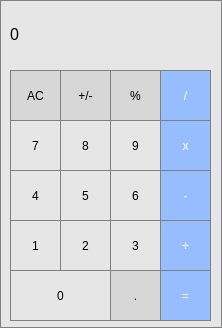
<?xml version="1.0" encoding="UTF-8"?>
<ui version="4.0">
 <class>Calculator</class>
 <widget class="QMainWindow" name="Calculator">
  <property name="geometry">
   <rect>
    <x>0</x>
    <y>0</y>
    <width>222</width>
    <height>328</height>
   </rect>
  </property>
  <property name="windowTitle">
   <string>Calculator</string>
  </property>
  <property name="styleSheet">
   <string notr="true">QMainWindow {
  background-color: rgb(230, 230, 230);
  color: white; 
  border: 1px solid gray;
}</string>
  </property>
  <widget class="QWidget" name="centralWidget">
   <widget class="QPushButton" name="Button_clear">
    <property name="geometry">
     <rect>
      <x>10</x>
      <y>70</y>
      <width>51</width>
      <height>51</height>
     </rect>
    </property>
    <property name="styleSheet">
     <string notr="true">QPushButton {
  background-color: rgb(215, 215, 215);
  border: 1px solid gray;
}
QPushButton:pressed {
    background-color: qlineargradient(x1: 0, y1: 0, x2: 0, y2: 1,
                                      stop: 0 #BEBEBE, stop: 1 #D7D7D7);
}</string>
    </property>
    <property name="text">
     <string>AC</string>
    </property>
   </widget>
   <widget class="QLabel" name="result">
    <property name="geometry">
     <rect>
      <x>10</x>
      <y>9</y>
      <width>201</width>
      <height>51</height>
     </rect>
    </property>
    <property name="font">
     <font>
      <pointsize>12</pointsize>
     </font>
    </property>
    <property name="styleSheet">
     <string notr="true">QLabel {
 background-color: rgb(250, 250, 255);
  qproperty-alignment: 'AlignVCenter | AlignRight';
  border: 1px solid gray;
}

background-color : white;</string>
    </property>
    <property name="text">
     <string>0</string>
    </property>
   </widget>
   <widget class="QPushButton" name="Button_neg">
    <property name="geometry">
     <rect>
      <x>60</x>
      <y>70</y>
      <width>51</width>
      <height>51</height>
     </rect>
    </property>
    <property name="styleSheet">
     <string notr="true">QPushButton {
  background-color: rgb(215, 215, 215);
  border: 1px solid gray;
}
QPushButton:pressed {
    background-color: qlineargradient(x1: 0, y1: 0, x2: 0, y2: 1,
                                      stop: 0 #BEBEBE, stop: 1 #D7D7D7);
}</string>
    </property>
    <property name="text">
     <string>+/-</string>
    </property>
   </widget>
   <widget class="QPushButton" name="Button_div">
    <property name="geometry">
     <rect>
      <x>160</x>
      <y>70</y>
      <width>51</width>
      <height>51</height>
     </rect>
    </property>
    <property name="styleSheet">
     <string notr="true">QPushButton {
  background-color: rgb(150, 190, 255);
  color: white; 
  border: 1px solid gray;
}

QPushButton:pressed {
    background-color: qlineargradient(x1: 0, y1: 0, x2: 0, y2: 1,
                                      stop: 0 #FF7832, stop: 1 #FF9739);
}</string>
    </property>
    <property name="text">
     <string>/</string>
    </property>
   </widget>
   <widget class="QPushButton" name="Button_perc">
    <property name="geometry">
     <rect>
      <x>110</x>
      <y>70</y>
      <width>51</width>
      <height>51</height>
     </rect>
    </property>
    <property name="styleSheet">
     <string notr="true">QPushButton {
  background-color: rgb(215, 215, 215);
  border: 1px solid gray;
}
QPushButton:pressed {
    background-color: qlineargradient(x1: 0, y1: 0, x2: 0, y2: 1,
                                      stop: 0 #BEBEBE, stop: 1 #D7D7D7);
}</string>
    </property>
    <property name="text">
     <string>%</string>
    </property>
   </widget>
   <widget class="QPushButton" name="Button_9">
    <property name="geometry">
     <rect>
      <x>110</x>
      <y>120</y>
      <width>51</width>
      <height>51</height>
     </rect>
    </property>
    <property name="styleSheet">
     <string notr="true">QPushButton {
background-color: rgb(230, 230, 230);
   border: 1px solid gray;
}
QPushButton:pressed {
    background-color: qlineargradient(x1: 0, y1: 0, x2: 0, y2: 1,
                                      stop: 0 #dadbde, stop: 1 #f6f7fa);
}</string>
    </property>
    <property name="text">
     <string>9</string>
    </property>
   </widget>
   <widget class="QPushButton" name="Button_8">
    <property name="geometry">
     <rect>
      <x>60</x>
      <y>120</y>
      <width>51</width>
      <height>51</height>
     </rect>
    </property>
    <property name="styleSheet">
     <string notr="true">QPushButton {
background-color: rgb(230, 230, 230);
   border: 1px solid gray;
}
QPushButton:pressed {
    background-color: qlineargradient(x1: 0, y1: 0, x2: 0, y2: 1,
                                      stop: 0 #dadbde, stop: 1 #f6f7fa);
}</string>
    </property>
    <property name="text">
     <string>8</string>
    </property>
   </widget>
   <widget class="QPushButton" name="Button_7">
    <property name="geometry">
     <rect>
      <x>10</x>
      <y>120</y>
      <width>51</width>
      <height>51</height>
     </rect>
    </property>
    <property name="styleSheet">
     <string notr="true">QPushButton {
background-color: rgb(230, 230, 230);
   border: 1px solid gray;
}
QPushButton:pressed {
    background-color: qlineargradient(x1: 0, y1: 0, x2: 0, y2: 1,
                                      stop: 0 #dadbde, stop: 1 #f6f7fa);
}</string>
    </property>
    <property name="text">
     <string>7</string>
    </property>
   </widget>
   <widget class="QPushButton" name="Button_mult">
    <property name="geometry">
     <rect>
      <x>160</x>
      <y>120</y>
      <width>51</width>
      <height>51</height>
     </rect>
    </property>
    <property name="styleSheet">
     <string notr="true">QPushButton {
  background-color: rgb(150, 190, 255);
  color: white; 
  border: 1px solid gray;
}

QPushButton:pressed {
    background-color: qlineargradient(x1: 0, y1: 0, x2: 0, y2: 1,
                                      stop: 0 #FF7832, stop: 1 #FF9739);
}</string>
    </property>
    <property name="text">
     <string>x</string>
    </property>
   </widget>
   <widget class="QPushButton" name="Button_2">
    <property name="geometry">
     <rect>
      <x>60</x>
      <y>220</y>
      <width>51</width>
      <height>51</height>
     </rect>
    </property>
    <property name="styleSheet">
     <string notr="true">QPushButton {
background-color: rgb(230, 230, 230);
   border: 1px solid gray;
}
QPushButton:pressed {
    background-color: qlineargradient(x1: 0, y1: 0, x2: 0, y2: 1,
                                      stop: 0 #dadbde, stop: 1 #f6f7fa);
}</string>
    </property>
    <property name="text">
     <string>2</string>
    </property>
   </widget>
   <widget class="QPushButton" name="Button_3">
    <property name="geometry">
     <rect>
      <x>110</x>
      <y>220</y>
      <width>51</width>
      <height>51</height>
     </rect>
    </property>
    <property name="styleSheet">
     <string notr="true">QPushButton {
background-color: rgb(230, 230, 230);
   border: 1px solid gray;
}
QPushButton:pressed {
    background-color: qlineargradient(x1: 0, y1: 0, x2: 0, y2: 1,
                                      stop: 0 #dadbde, stop: 1 #f6f7fa);
}</string>
    </property>
    <property name="text">
     <string>3</string>
    </property>
   </widget>
   <widget class="QPushButton" name="Button_6">
    <property name="geometry">
     <rect>
      <x>110</x>
      <y>170</y>
      <width>51</width>
      <height>51</height>
     </rect>
    </property>
    <property name="styleSheet">
     <string notr="true">QPushButton {
background-color: rgb(230, 230, 230);
   border: 1px solid gray;
}
QPushButton:pressed {
    background-color: qlineargradient(x1: 0, y1: 0, x2: 0, y2: 1,
                                      stop: 0 #dadbde, stop: 1 #f6f7fa);
}</string>
    </property>
    <property name="text">
     <string>6</string>
    </property>
   </widget>
   <widget class="QPushButton" name="Button_1">
    <property name="geometry">
     <rect>
      <x>10</x>
      <y>220</y>
      <width>51</width>
      <height>51</height>
     </rect>
    </property>
    <property name="styleSheet">
     <string notr="true">QPushButton {
background-color: rgb(230, 230, 230);
   border: 1px solid gray;
}
QPushButton:pressed {
    background-color: qlineargradient(x1: 0, y1: 0, x2: 0, y2: 1,
                                      stop: 0 #dadbde, stop: 1 #f6f7fa);
}</string>
    </property>
    <property name="text">
     <string>1</string>
    </property>
   </widget>
   <widget class="QPushButton" name="Button_5">
    <property name="geometry">
     <rect>
      <x>60</x>
      <y>170</y>
      <width>51</width>
      <height>51</height>
     </rect>
    </property>
    <property name="styleSheet">
     <string notr="true">QPushButton {
background-color: rgb(230, 230, 230);
   border: 1px solid gray;
}
QPushButton:pressed {
    background-color: qlineargradient(x1: 0, y1: 0, x2: 0, y2: 1,
                                      stop: 0 #dadbde, stop: 1 #f6f7fa);
}</string>
    </property>
    <property name="text">
     <string>5</string>
    </property>
   </widget>
   <widget class="QPushButton" name="Button_4">
    <property name="geometry">
     <rect>
      <x>10</x>
      <y>170</y>
      <width>51</width>
      <height>51</height>
     </rect>
    </property>
    <property name="styleSheet">
     <string notr="true">QPushButton {
background-color: rgb(230, 230, 230);
   border: 1px solid gray;
}
QPushButton:pressed {
    background-color: qlineargradient(x1: 0, y1: 0, x2: 0, y2: 1,
                                      stop: 0 #dadbde, stop: 1 #f6f7fa);
}</string>
    </property>
    <property name="text">
     <string>4</string>
    </property>
   </widget>
   <widget class="QPushButton" name="Button_minus">
    <property name="geometry">
     <rect>
      <x>160</x>
      <y>170</y>
      <width>51</width>
      <height>51</height>
     </rect>
    </property>
    <property name="styleSheet">
     <string notr="true">QPushButton {
  background-color: rgb(150, 190, 255);
  color: white; 
  border: 1px solid gray;
}

QPushButton:pressed {
    background-color: qlineargradient(x1: 0, y1: 0, x2: 0, y2: 1,
                                      stop: 0 #FF7832, stop: 1 #FF9739);
}</string>
    </property>
    <property name="text">
     <string>-</string>
    </property>
   </widget>
   <widget class="QPushButton" name="Button_plus">
    <property name="geometry">
     <rect>
      <x>160</x>
      <y>220</y>
      <width>51</width>
      <height>51</height>
     </rect>
    </property>
    <property name="styleSheet">
     <string notr="true">QPushButton {
  background-color: rgb(150, 190, 255);
  color: white; 
  border: 1px solid gray;
}

QPushButton:pressed {
    background-color: qlineargradient(x1: 0, y1: 0, x2: 0, y2: 1,
                                      stop: 0 #FF7832, stop: 1 #FF9739);
}</string>
    </property>
    <property name="text">
     <string>+</string>
    </property>
   </widget>
   <widget class="QPushButton" name="Button_eq">
    <property name="geometry">
     <rect>
      <x>160</x>
      <y>270</y>
      <width>51</width>
      <height>51</height>
     </rect>
    </property>
    <property name="styleSheet">
     <string notr="true">QPushButton {
  background-color: rgb(150, 190, 255);
  color: white; 
  border: 1px solid gray;
}

QPushButton:pressed {
    background-color: qlineargradient(x1: 0, y1: 0, x2: 0, y2: 1,
                                      stop: 0 #FF7832, stop: 1 #FF9739);
}</string>
    </property>
    <property name="text">
     <string>=</string>
    </property>
   </widget>
   <widget class="QPushButton" name="Button_0">
    <property name="geometry">
     <rect>
      <x>10</x>
      <y>270</y>
      <width>101</width>
      <height>51</height>
     </rect>
    </property>
    <property name="styleSheet">
     <string notr="true">QPushButton {
background-color: rgb(230, 230, 230);
   border: 1px solid gray;
}
QPushButton:pressed {
    background-color: qlineargradient(x1: 0, y1: 0, x2: 0, y2: 1,
                                      stop: 0 #dadbde, stop: 1 #f6f7fa);
}</string>
    </property>
    <property name="text">
     <string>0</string>
    </property>
   </widget>
   <widget class="QPushButton" name="Button_dot">
    <property name="geometry">
     <rect>
      <x>110</x>
      <y>270</y>
      <width>51</width>
      <height>51</height>
     </rect>
    </property>
    <property name="styleSheet">
     <string notr="true">QPushButton {
  background-color: rgb(215, 215, 215);
  border: 1px solid gray;
}
QPushButton:pressed {
    background-color: qlineargradient(x1: 0, y1: 0, x2: 0, y2: 1,
                                      stop: 0 #BEBEBE, stop: 1 #D7D7D7);
}</string>
    </property>
    <property name="text">
     <string>.</string>
    </property>
   </widget>
  </widget>
 </widget>
 <layoutdefault spacing="6" margin="11"/>
 <resources/>
 <connections/>
</ui>
